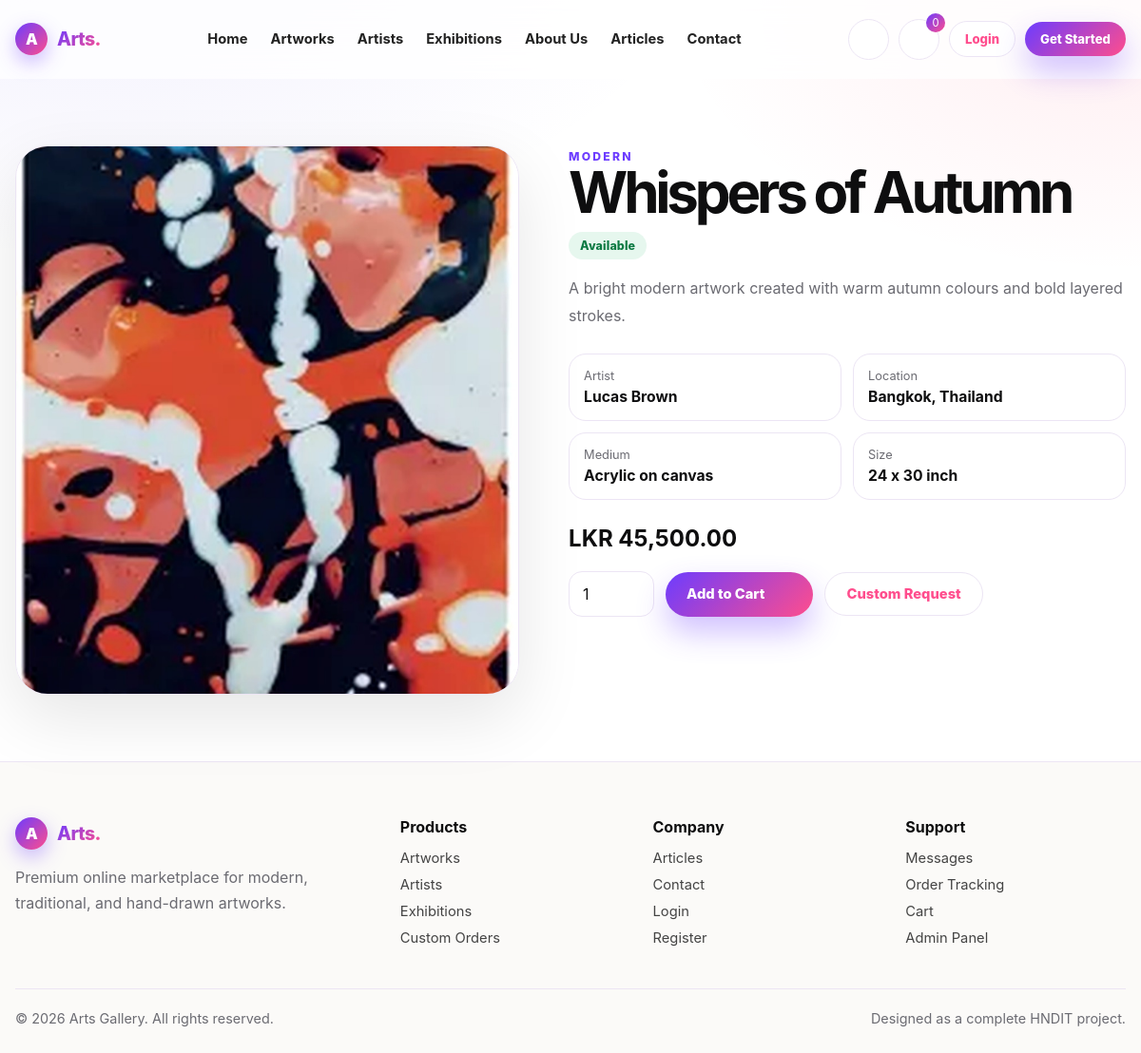
/artwork.php?slug=whispers-of-autumn, run on the app's committed database.
### tables this page shows
CREATE TABLE artworks (
    id INT AUTO_INCREMENT PRIMARY KEY,
    artist_id INT NULL,
    title VARCHAR(160) NOT NULL,
    slug VARCHAR(180) NOT NULL UNIQUE,
    category ENUM('Modern','Traditional','Hand Drawn','Abstract','Landscape') NOT NULL,
    price DECIMAL(10,2) NOT NULL,
    size VARCHAR(80) NULL,
    medium VARCHAR(120) NULL,
    image VARCHAR(255) NOT NULL,
    description TEXT NULL,
    status ENUM('Available','Reserved','Sold') NOT NULL DEFAULT 'Available',
    featured TINYINT(1) NOT NULL DEFAULT 0,
    created_at TIMESTAMP DEFAULT CURRENT_TIMESTAMP,
    FOREIGN KEY (artist_id) REFERENCES artists(id) ON DELETE SET NULL
);

CREATE TABLE artists (
    id INT AUTO_INCREMENT PRIMARY KEY,
    name VARCHAR(120) NOT NULL,
    location VARCHAR(120) NULL,
    bio TEXT NULL,
    image VARCHAR(255) NULL,
    created_at TIMESTAMP DEFAULT CURRENT_TIMESTAMP
);

### includes/helpers.php (called while the page is built, shortened)
<?php
function url(string $path = ''): string
{
    return BASE_URL . ltrim($path, '/');
}
function e(?string $value): string
{
    return htmlspecialchars($value ?? '', ENT_QUOTES, 'UTF-8');
}
function money(float $amount): string
{
    return CURRENCY . ' ' . number_format($amount, 2);
}

### artwork.php (the view, shortened to what this page needs)
<?php
require_once __DIR__ . '/includes/helpers.php';
require_once __DIR__ . '/config/database.php';
$slug = $_GET['slug'] ?? '';
$stmt = $pdo->prepare("SELECT artworks.*, artists.name AS artist_name, artists.location AS artist_location FROM artworks LEFT JOIN artists ON artworks.artist_id = artists.id WHERE artworks.slug = ? LIMIT 1");
$stmt->execute([$slug]);
$art = $stmt->fetch();
require_once __DIR__ . '/includes/header.php';
?>
<div class="container detail-grid">
    <div class="detail-img">
        <img src="<?= url($art['image']) ?>" alt="<?= e($art['title']) ?>">
    </div>
    <div class="detail-content">
        <span class="eyebrow"><?= e($art['category']) ?></span>
        <h1><?= e($art['title']) ?></h1>
        <span class="badge <?= $art['status'] === 'Available' ? 'badge-success' : ($art['status'] === 'Sold' ? 'badge-danger' : 'badge-warning') ?>"><?= e($art['status']) ?></span>
        <p><?= e($art['description']) ?></p>
        <div class="detail-list">
            <div class="detail-item"><span>Artist</span><strong><?= e($art['artist_name'] ?? 'Unknown') ?></strong></div>
            <div class="detail-item"><span>Location</span><strong><?= e($art['artist_location'] ?? 'Gallery') ?></strong></div>
            <div class="detail-item"><span>Medium</span><strong><?= e($art['medium']) ?></strong></div>
            <div class="detail-item"><span>Size</span><strong><?= e($art['size']) ?></strong></div>
        </div>
        <h2><?= money((float)$art['price']) ?></h2>
        <?php if ($art['status'] === 'Available'): ?>
            <form class="qty-row" method="post" action="<?= url('cart.php') ?>">
                <input class="form-control" type="number" min="1" max="5" name="qty" value="1" aria-label="Quantity">
                <button class="btn btn-dark" type="submit">Add to Cart <?= icon_svg('cart') ?></button>
                <a class="btn btn-light" href="<?= url('custom-order.php') ?>">Custom Request</a>
            </form>
        <?php else: ?>
            <a class="btn btn-light" href="<?= url('messages.php') ?>">Ask About Availability</a>
        <?php endif; ?>
    </div>
</div>
<?php require_once __DIR__ . '/includes/footer.php'; ?>

### data on the page
artworks: image (picture), category "MODERN", title "Whispers of Autumn", status "Available", description "A bright modern artwork created with warm autumn colours and bold layered strokes.", artist.name "Lucas Brown", artist.location "Bangkok, Thailand", medium "Acrylic on canvas", size "24 x 30 inch", price "LKR 45,500.00"

### other printed values
cart_count() "0"
